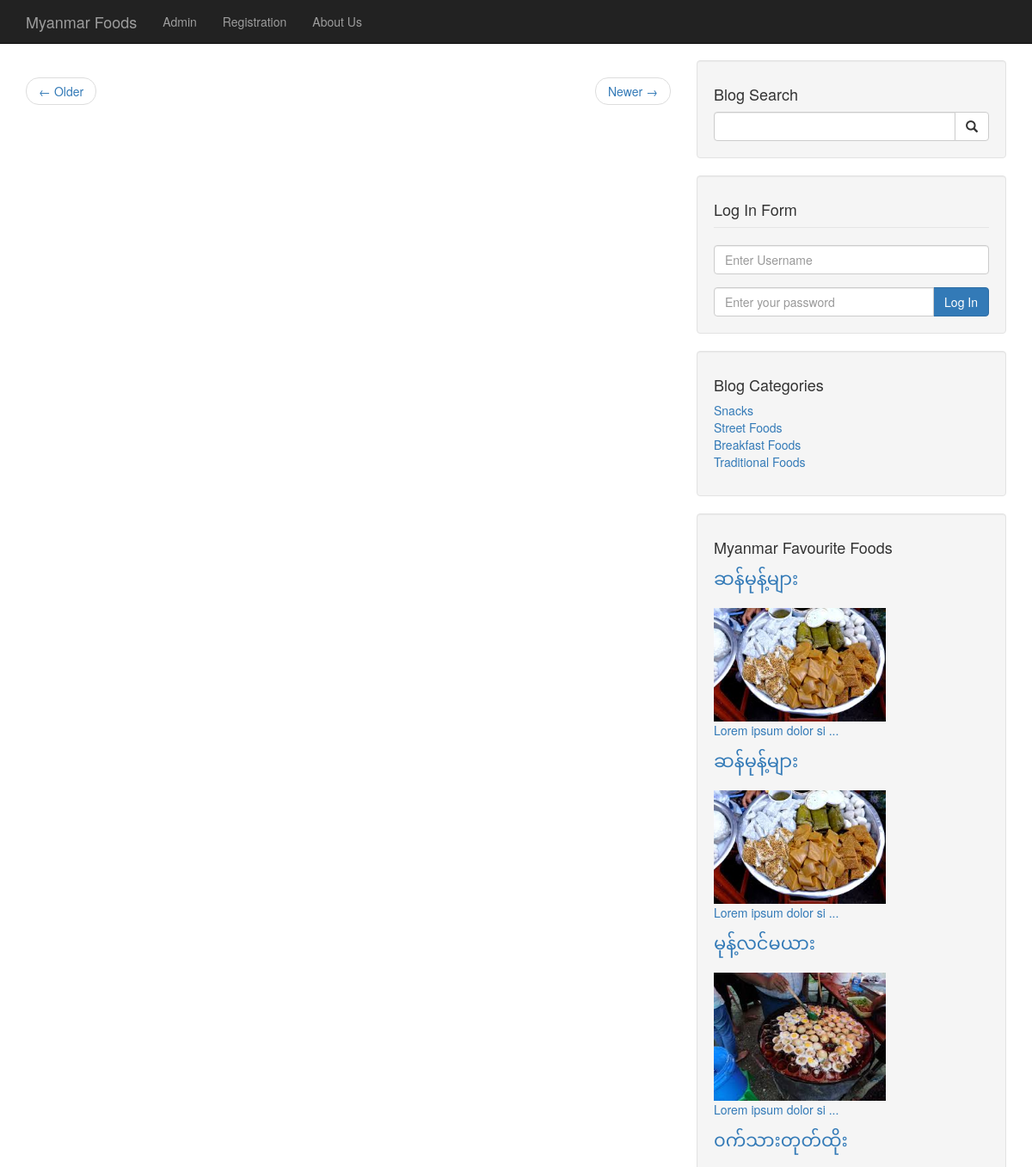
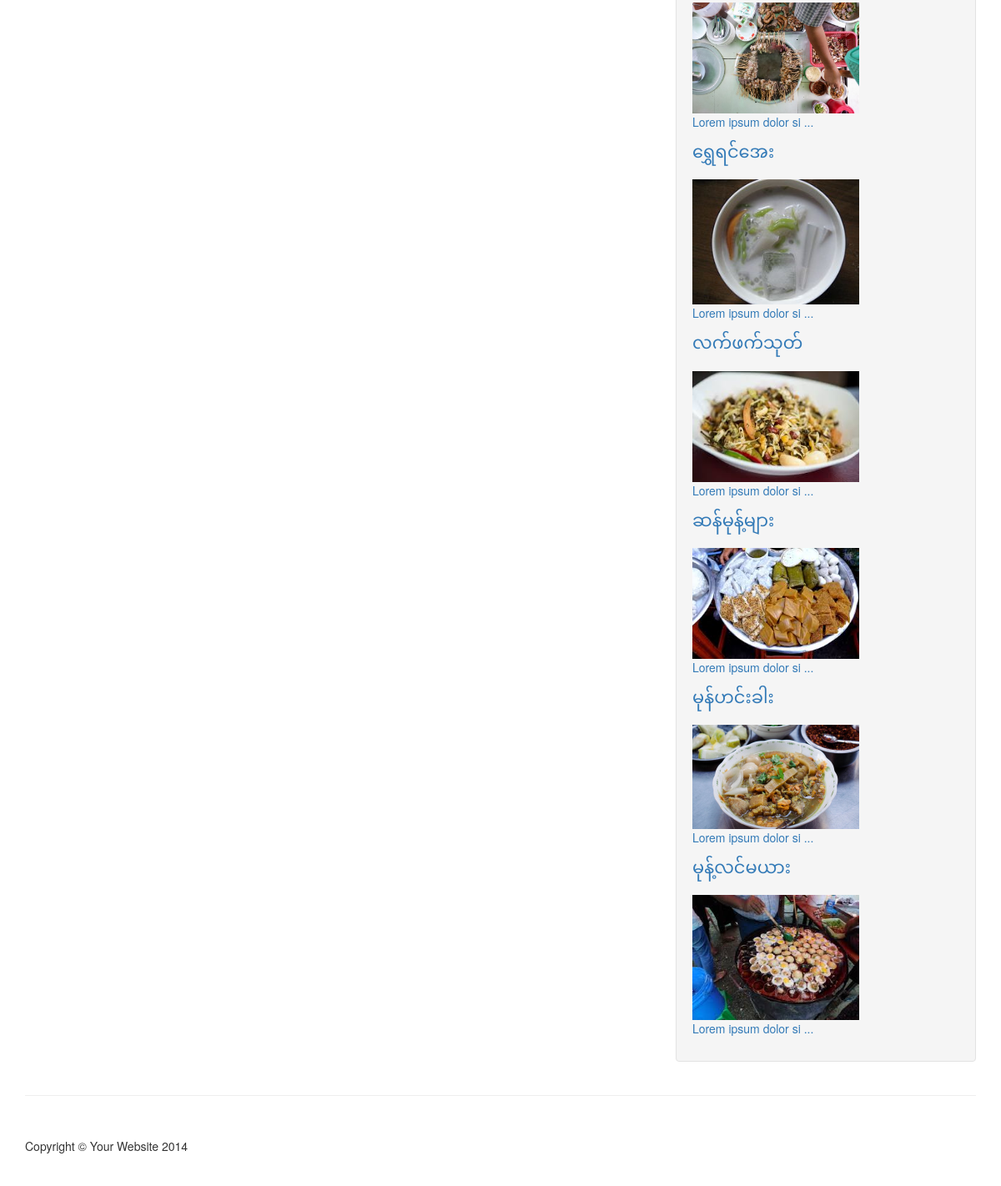
The page /post_categories.php on the database its author committed (2 pictures, top to bottom).
### tables this page shows
CREATE TABLE `categories` (
  `cat_id` int(11) NOT NULL,
  `cat_title` varchar(100) NOT NULL
);

CREATE TABLE `post` (
  `post_id` int(11) NOT NULL,
  `post_cat_id` int(11) NOT NULL,
  `post_title` varchar(100) NOT NULL,
  `post_author` varchar(100) NOT NULL,
  `post_date` date NOT NULL,
  `post_image` varchar(200) NOT NULL,
  `post_tag` varchar(100) NOT NULL,
  `post_content` text NOT NULL
);

### admin/functions.php (called while the page is built, shortened)
<?php
	function escape($string){
		global $con;
		return mysqli_real_escape_string($con, $string);
	}
 ?>

### include_user/widget_user.php (the view, shortened to what this page needs)
<div class="well">
     <h4>Myanmar Favourite Foods</h4>
     <?php
	    $sql ="SELECT * FROM post ORDER BY post_id DESC LIMIT 0,10";
	    $result = mysqli_query($con, $sql);
	    while ($row = mysqli_fetch_assoc($result)):
	        $post_id = escape($row['post_id']);
	        $post_title = escape($row['post_title']);
	        $post_image = basename($row['post_image']);
	        $post_content = escape($row['post_content']);
	?>
     <a href="post.php?post_id=<?php echo "$post_id"; ?>">
     	<p class="lead"><?php echo "$post_title"; ?></p>
     	<img src="images/<?php echo $post_image; ?>" width="200px" class="img-responsive">
     	<p>
            <?php echo substr($post_content, 0 ,20); ?>
            <?php echo strlen($post_content) > 20 ? '...' : '' ?>
        </p>
     </a>
     <?php endwhile; ?>
</div>

### include_user/sidebar_user.php (shortened to what this page needs)
<div class="well">
    <h4>Blog Search</h4>
    <form method="post" action="search.php">
        <div class="input-group">
            <input type="text" name="post_tag" class="form-control">
            <span class="input-group-btn">
                <button class="btn btn-default" type="submit" name="search">
                    <span class="glyphicon glyphicon-search"></span>
            </button>
            </span>
        </div>
    </form>
</div>
<div class="well">
    <h4>Log In Form</h4>
    <legend></legend>
    <form method="post" action="include_user/login.php">
        <div class="form-group">
            <input type="text" name="username" class="form-control" placeholder="Enter Username">
        </div>
        <div class="input-group">
            <input type="password" class="form-control" name="password" placeholder="Enter your password">
            <span class="input-group-btn">
                <button class="btn btn-primary" type="submit" name='login'>
                    Log In
                </button>
            </span>
        </div>
    </form>
</div>
<div class="well">
    <h4>Blog Categories</h4>
    <div class="row">
        <div class="col-lg-12">
            <ul class="list-unstyled">
                <?php
                  $sql = "SELECT * FROM categories ORDER BY cat_id DESC";
                  $result = mysqli_query($con, $sql);
                  while ($row = mysqli_fetch_assoc($result)):
                    $cat_id = escape($row['cat_id']);
                    $cat_title = escape($row['cat_title']);
                ?>
                <li><a href="post_categories.php?cat_id=<?php echo "$cat_id"; ?>"><?php echo "$cat_title"; ?></a>
                </li>
                <?php endwhile; ?>
            </ul>
        </div>
    </div>
</div>

### css/blog-home.css (style rules this page uses)
body { padding-top: 70px; }

### rows shown on the page
categories: cat_title "Snacks"
categories: cat_title "Street Foods"
categories: cat_title "Breakfast Foods"
categories: cat_title "Traditional Foods"
post: post_title "ဆန်မုန့်များ", post_image (picture), post_content "Lorem ipsum dolor si"
post: post_title "ဆန်မုန့်များ", post_image (picture), post_content "Lorem ipsum dolor si"
post: post_title "မုန့်လင်မယား", post_image (picture), post_content "Lorem ipsum dolor si"
post: post_title "၀က်သားတုတ်ထိုး", post_image (picture), post_content "Lorem ipsum dolor si"
post: post_title "ရွှေရင်အေး", post_image (picture), post_content "Lorem ipsum dolor si"
post: post_title "လက်ဖက်သုတ်", post_image (picture), post_content "Lorem ipsum dolor si"
post: post_title "ဆန်မုန့်များ", post_image (picture), post_content "Lorem ipsum dolor si"
post: post_title "မုန်ဟင်းခါး", post_image (picture), post_content "Lorem ipsum dolor si"
post: post_title "မုန့်လင်မယား", post_image (picture), post_content "Lorem ipsum dolor si"
